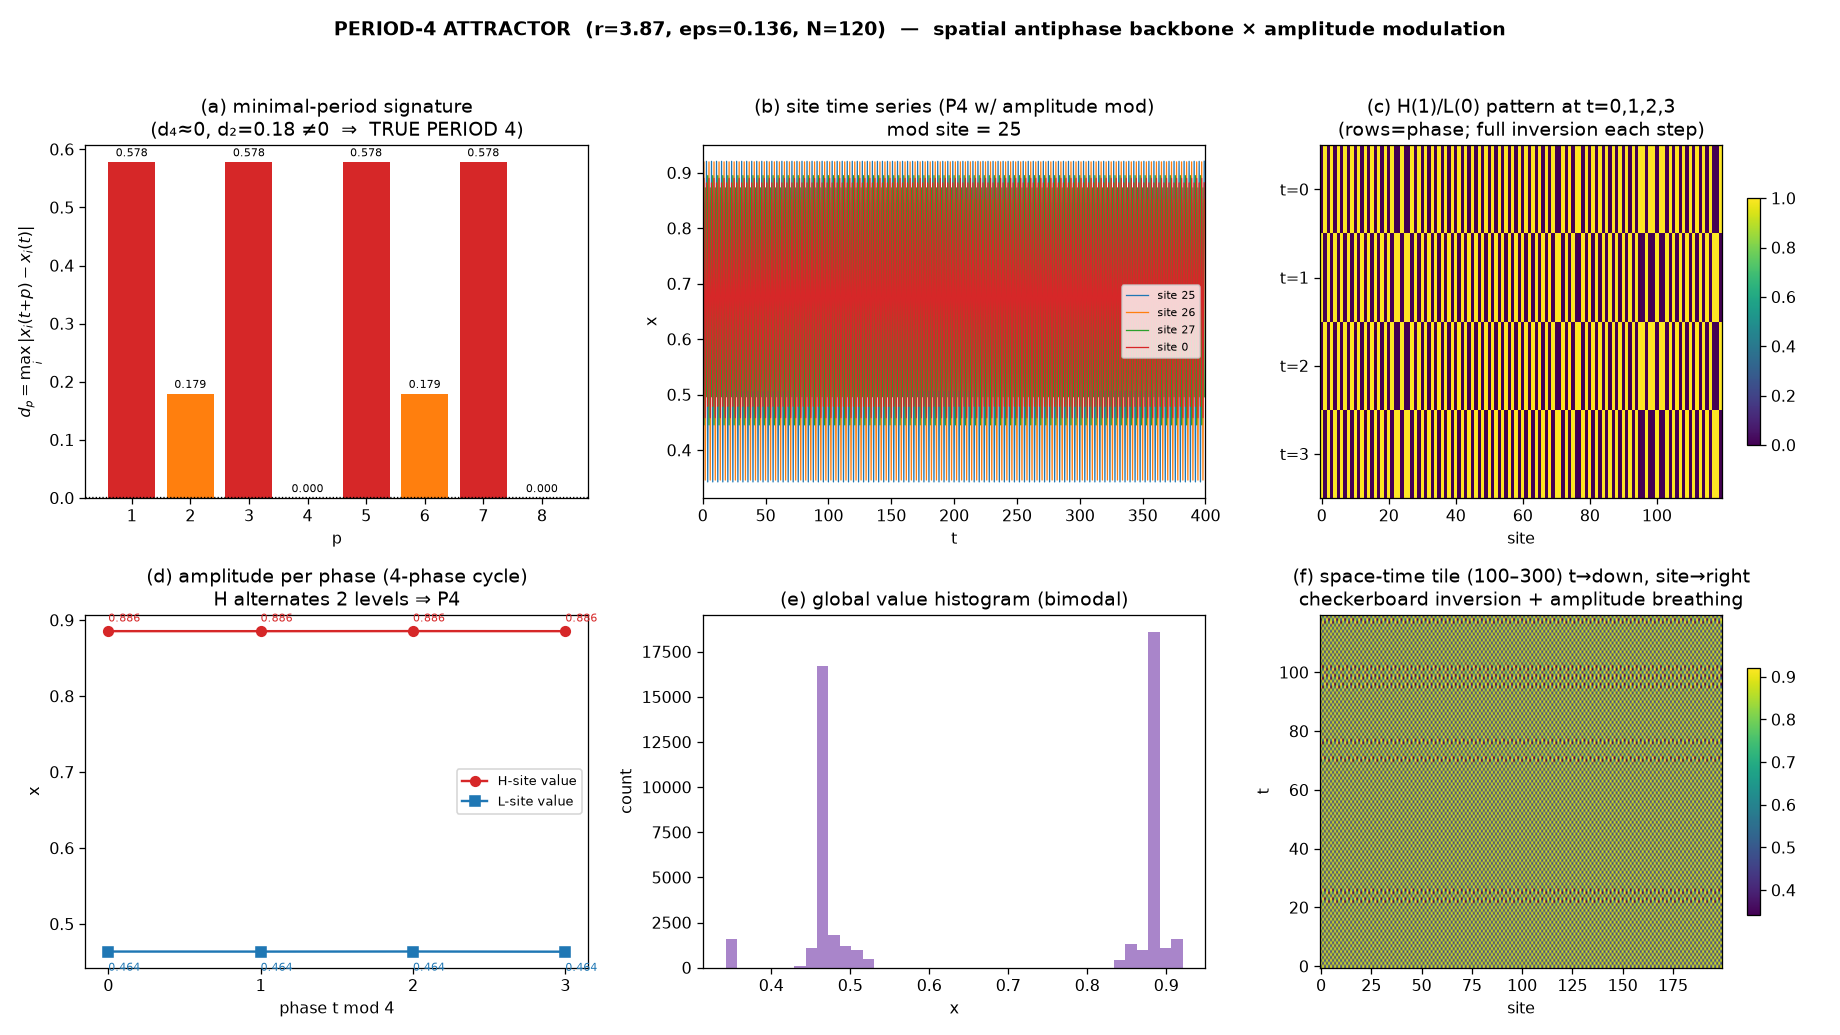

Recreate this plot in Python.
#!/usr/bin/env python3
"""DELIVERABLE: characterize the period-4 attractor at (r=3.87, eps=0.136), N=120.
Loads p4_long_traj.npy (400 x 120) and produces a 2x3 figure:
 (a) minimal-period signature  d_p (p=1..8)  -> shows period-4
 (b) time series of 4 representative sites (shows amplitude-modulated P4)
 (c) H/L pattern (binary) at t=0,1,2,3  -> shows full spatial inversion
 (d) H-site amplitude across the 4-phase cycle (the two H levels)
 (e) value histogram (bimodal)
 (f) space-time tile (t x site) -> the checkerboard+breathing texture
Also writes JSON summary.
"""
import numpy as np
import matplotlib
matplotlib.use("Agg")
import matplotlib.pyplot as plt
import json

import os
if os.path.exists("p4_long_traj.npy"):
    X = np.load("p4_long_traj.npy")
else:
    import numpy as np
    def f(x, r): return r * x * (1.0 - x)
    def coupled(x, r, eps):
        fx = f(x, r)
        return (1.0 - eps) * fx + 0.5 * eps * (np.roll(fx, 1) + np.roll(fx, -1))
    rng = np.random.default_rng(7)
    x = rng.random(120)
    for _ in range(20000):
        x = coupled(x, 3.87, 0.136)
    T = 400
    X = np.empty((T, 120)); X[0] = x
    for t in range(1, T):
        x = coupled(x, 3.87, 0.136)
        X[t] = x
    np.save("p4_long_traj.npy", X)
T, N = X.shape
r, eps = 3.87, 0.136

# --- (a) minimal period signature ---
dp = []
for p in range(1, 9):
    d = np.array([np.max(np.abs(X[t + p] - X[t])) for t in range(50, T - p)])
    dp.append(float(d.mean()))

# --- (d) H-site amplitude per phase ---
Hmask = X > 0.675
phase_Hval, phase_Lval = [], []
for ph in range(4):
    # phase ph = all t with t % 4 == ph
    idx = [t for t in range(100, T - 4) if t % 4 == ph]
    hv = np.array([X[t, i] for t in idx for i in np.where(Hmask[t])[0]])
    lv = np.array([X[t, i] for t in idx for i in np.where(~Hmask[t])[0]])
    phase_Hval.append(float(hv.mean()) if len(hv) else np.nan)
    phase_Lval.append(float(lv.mean()) if len(lv) else np.nan)

# --- (c) representative H/L patterns at t=0..3 ---
tbase = 100
patterns = [(X[tbase + ph] > 0.675).astype(int) for ph in range(4)]

# --- pick representative sites: one strongly modulating + others ---
# find site with largest t-to-t+2 amplitude swing (the modulating H site)
swing = np.array([np.max(X[100:300:2, i]) - np.min(X[100:300:2, i]) for i in range(N)])
site_mod = int(np.argmax(swing))
sites_rep = [site_mod, site_mod + 1, site_mod + 2, 0]

fig, axes = plt.subplots(2, 3, figsize=(16, 9))
# (a)
ax = axes[0, 0]
ax.bar(range(1, 9), dp, color=["tab:red" if d > 0.3 else ("tab:orange" if d > 0.05 else "tab:green") for d in dp])
ax.set_xlabel("p"); ax.set_ylabel(r"$d_p=\max_i|x_i(t{+}p)-x_i(t)|$")
ax.set_title("(a) minimal-period signature\n(d₄≈0, d₂=0.18 ≠0  ⇒  TRUE PERIOD 4)")
ax.set_xticks(range(1, 9))
ax.axhline(0.001, color="k", ls=":", lw=0.8)
for p, d in zip(range(1, 9), dp):
    ax.text(p, d + 0.01, f"{d:.3f}", ha="center", fontsize=7)
# (b)
ax = axes[0, 1]
tt = np.arange(T)
for s in sites_rep:
    ax.plot(tt, X[:, s], lw=0.8, label=f"site {s}")
ax.set_xlim(0, T); ax.set_title(f"(b) site time series (P4 w/ amplitude mod)\nmod site = {site_mod}")
ax.set_xlabel("t"); ax.set_ylabel("x"); ax.legend(fontsize=7)
# (c)
ax = axes[0, 2]
P4 = np.array(patterns)   # (4, N)
im = ax.imshow(P4, aspect="auto", cmap="viridis", vmin=0, vmax=1)
ax.set_title("(c) H(1)/L(0) pattern at t=0,1,2,3\n(rows=phase; full inversion each step)")
ax.set_yticks([0, 1, 2, 3]); ax.set_yticklabels(["t=0", "t=1", "t=2", "t=3"])
ax.set_xlabel("site"); plt.colorbar(im, ax=ax, shrink=0.7)
# (d)
ax = axes[1, 0]
ph = np.arange(4)
ax.plot(ph, phase_Hval, "o-", color="tab:red", label="H-site value")
ax.plot(ph, phase_Lval, "s-", color="tab:blue", label="L-site value")
ax.set_xticks(ph); ax.set_title("(d) amplitude per phase (4-phase cycle)\nH alternates 2 levels ⇒ P4")
ax.set_xlabel("phase t mod 4"); ax.set_ylabel("x"); ax.legend(fontsize=8)
for p in ph:
    ax.annotate(f"{phase_Hval[p]:.3f}", (p, phase_Hval[p]), textcoords="offset points", xytext=(0, 6), fontsize=7, color="tab:red")
    ax.annotate(f"{phase_Lval[p]:.3f}", (p, phase_Lval[p]), textcoords="offset points", xytext=(0, -12), fontsize=7, color="tab:blue")
# (e)
ax = axes[1, 1]
ax.hist(X.ravel(), bins=40, color="tab:purple", alpha=0.8)
ax.set_title("(e) global value histogram (bimodal)"); ax.set_xlabel("x"); ax.set_ylabel("count")
# (f)
ax = axes[1, 2]
im = ax.imshow(X[100:300].T, aspect="auto", cmap="viridis", origin="lower")
ax.set_title("(f) space-time tile (100–300) t→down, site→right\ncheckerboard inversion + amplitude breathing")
ax.set_xlabel("site"); ax.set_ylabel("t"); plt.colorbar(im, ax=ax, shrink=0.7)
fig.suptitle(f"PERIOD-4 ATTRACTOR  (r={r}, eps={eps}, N={N})  —  spatial antiphase backbone × amplitude modulation",
             fontsize=12, fontweight="bold")
fig.tight_layout(rect=[0, 0, 1, 0.96])
fig.savefig("p4_period4_deliverable.png", dpi=115)
print("saved p4_period4_deliverable.png")

json.dump({
    "r": r, "eps": eps, "N": N, "T": T,
    "d_p": {str(p): dp[p - 1] for p in range(1, 9)},
    "H_count_per_step": [int(Hmask[t].sum()) for t in range(0, T, 25)],
    "phase_H_value": phase_Hval, "phase_L_value": phase_Lval,
    "mod_site": site_mod, "sites_rep": sites_rep,
    "value_min": float(X.min()), "value_max": float(X.max()),
    "verdict": "TRUE PERIOD-4 (d4~0, d2!=0): spatial period-2 full inversion + amplitude modulation",
}, open("p4_period4_deliverable.json", "w"), indent=2)
print("saved p4_period4_deliverable.json")
print("d_p:", np.round(dp, 4).tolist())
print("phase H value:", np.round(phase_Hval, 4).tolist())
print("phase L value:", np.round(phase_Lval, 4).tolist())
